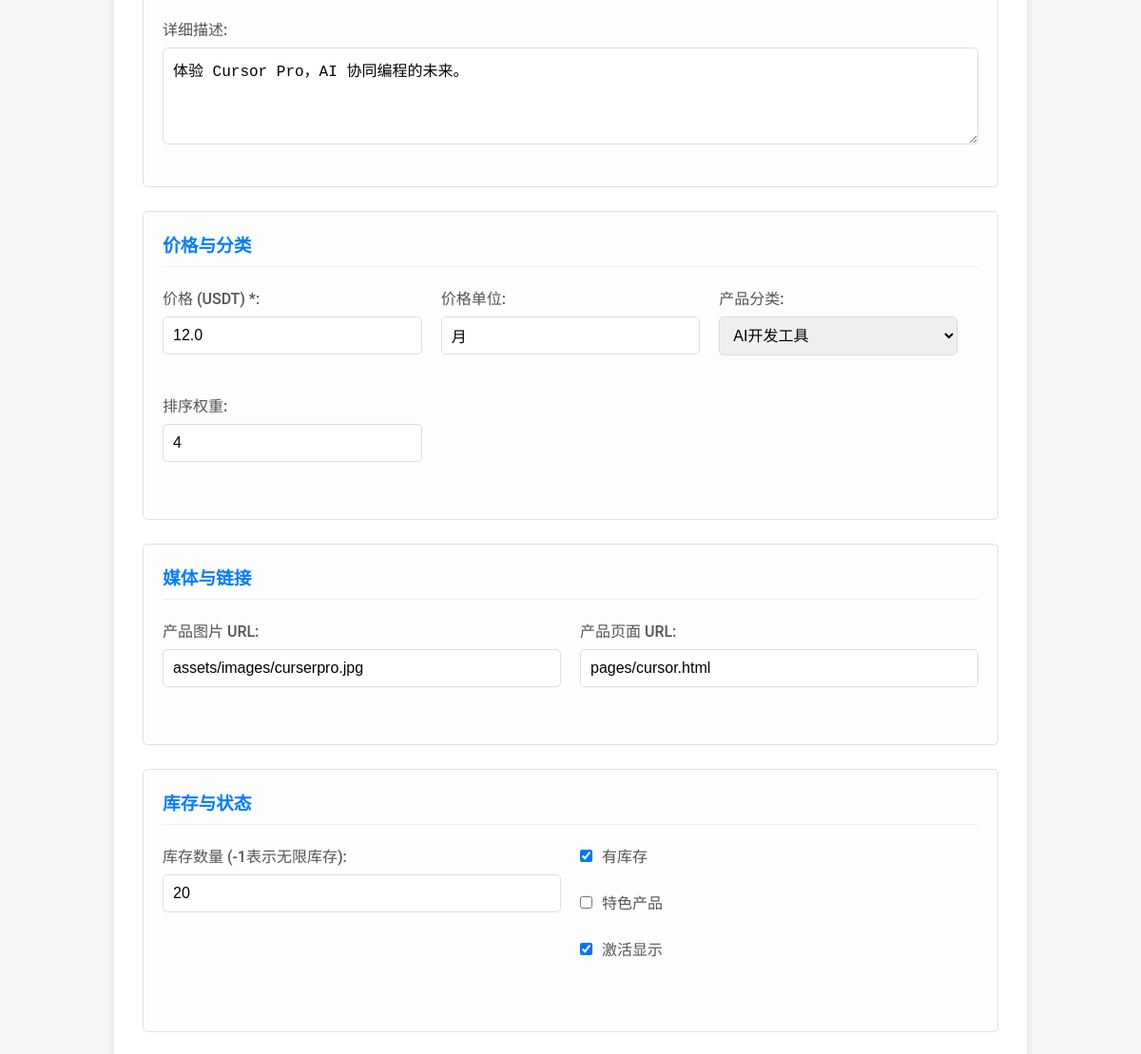
The app's page /admin/products/4/edit (signed in, middle part), older data.
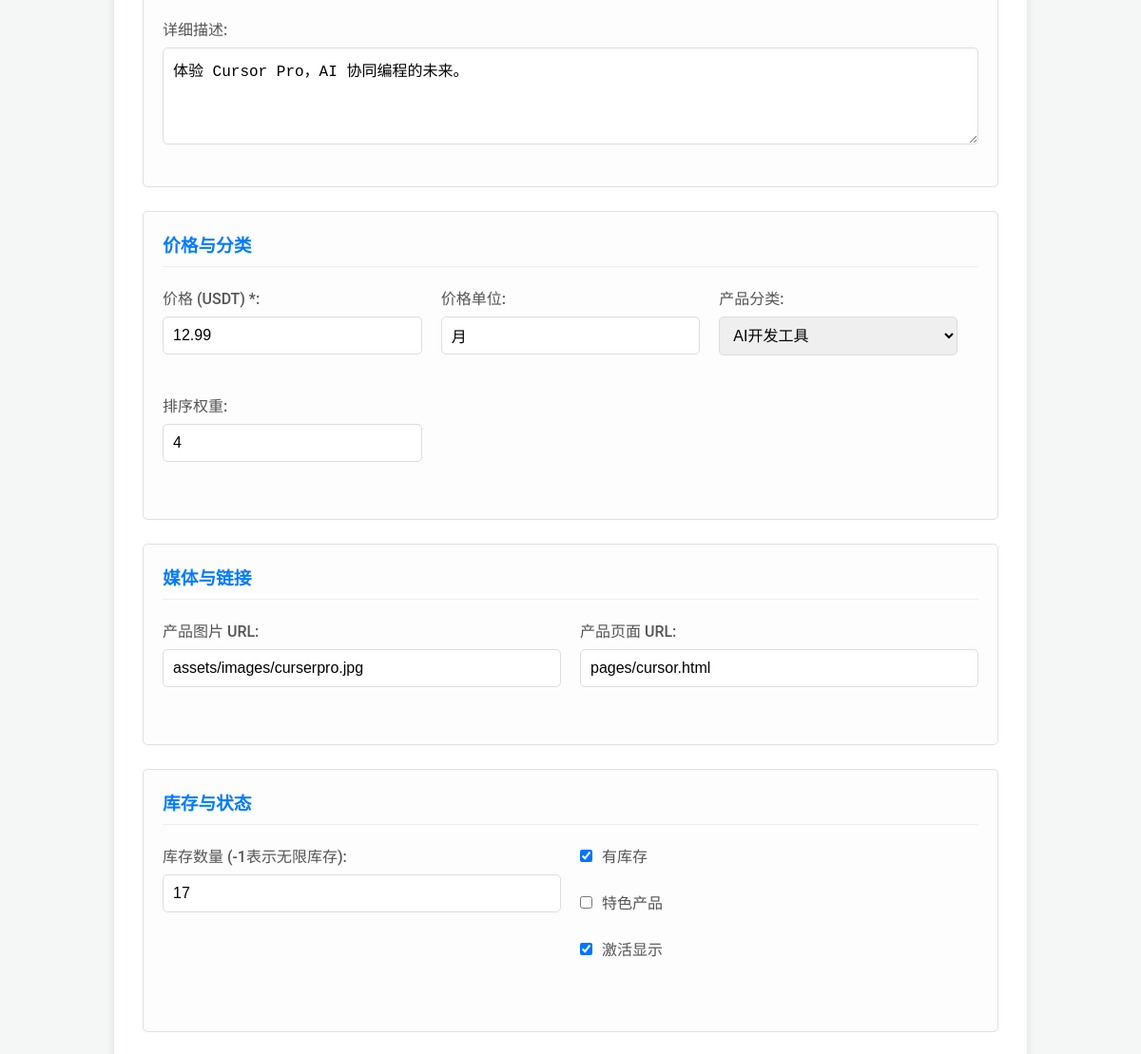
The same page, newer data.
### backend/database.py (models this page shows, shortened)
class Product(db.Model):
    id = db.Column(db.Integer, primary_key=True)
    name = db.Column(db.String(100), nullable=False)
    slug = db.Column(db.String(100), unique=True, nullable=False)  # URL友好的标识符，如 'chatgpt-pro'
    description = db.Column(db.Text)
    short_description = db.Column(db.String(200))  # 用于卡片显示的简短描述
    price_usd = db.Column(db.Float, nullable=False)
    price_unit = db.Column(db.String(20), default='月')  # 价格单位，如 '月', '200 Credit'
    image_url = db.Column(db.String(200))
    page_url = db.Column(db.String(200))  # 产品详情页面URL，如 'pages/chatgpt.html'
    in_stock = db.Column(db.Boolean, default=True)
    stock_quantity = db.Column(db.Integer, default=999)  # -1 表示无限库存
    is_featured = db.Column(db.Boolean, default=False)  # 是否为特色产品
    is_active = db.Column(db.Boolean, default=True)  # 是否激活显示
    sort_order = db.Column(db.Integer, default=0)  # 用于排序显示
    category = db.Column(db.String(50), default='AI工具')  # 产品分类
    features = db.Column(db.Text)  # JSON字符串，存储产品特性列表
    seo_title = db.Column(db.String(200))
    seo_description = db.Column(db.String(500))
    seo_keywords = db.Column(db.String(500))
    created_at = db.Column(db.DateTime, default=db.func.current_timestamp())
    updated_at = db.Column(db.DateTime, default=db.func.current_timestamp(), onupdate=db.func.current_timestamp())

### backend/app.py (the view, shortened to what this page needs)
@app.route('/admin/products/<int:product_id>/edit', methods=['GET', 'POST'])
@admin_required
def admin_edit_product_page(product_id):
    import json
    product = Product.query.get_or_404(product_id)
    features_text = ''
    if product.features:
        try:
            features_list = json.loads(product.features)
            features_text = '\n'.join(features_list)
        except:
            features_text = ''
    return render_template('admin/edit_product.html', product=product, features_text=features_text)

### backend/app.py (called while the page is built)
def admin_required(f):
    @wraps(f)
    def decorated_function(*args, **kwargs):
        if 'user_id' not in session:
            return redirect(url_for('login'))
        user = User.query.get(session['user_id'])
        if not user or not user.is_admin or not user.is_active:
            flash('需要管理员权限才能访问此页面', 'error')
            return redirect(url_for('login'))
        return f(*args, **kwargs)
    return decorated_function

### templates/admin/edit_product.html (shortened to what this page needs)
<!DOCTYPE html>
<html lang="zh-CN">
<head>
</head>
<body>
    <div class="container">
        <form method="POST" action="{{ url_for('admin_edit_product_page', product_id=product.id) }}">
            <div class="form-group">
                <div>
                    <label for="description">详细描述:</label>
                    <textarea id="description" name="description">{{ product.description or '' }}</textarea>
                </div>
            </div>
            <div class="form-group">
                <h3>价格与分类</h3>
                <div class="form-grid">
                    <div>
                        <label for="price_usd">价格 (USDT) *:</label>
                        <input type="number" step="0.01" id="price_usd" name="price_usd" value="{{ product.price_usd }}" required>
                    </div>
                    <div>
                        <label for="price_unit">价格单位:</label>
                        <input type="text" id="price_unit" name="price_unit" value="{{ product.price_unit }}">
                    </div>
                    <div>
                        <label for="category">产品分类:</label>
                        <select id="category" name="category">
                            <option value="AI开发工具" {{ 'selected' if product.category == 'AI开发工具' else '' }}>AI开发工具</option>
                        </select>
                    </div>
                    <div>
                        <label for="sort_order">排序权重:</label>
                        <input type="number" id="sort_order" name="sort_order" value="{{ product.sort_order }}">
                    </div>
                </div>
            </div>
            <div class="form-group">
                <h3>媒体与链接</h3>
                <div class="form-grid">
                    <div>
                        <label for="image_url">产品图片 URL:</label>
                        <input type="text" id="image_url" name="image_url" value="{{ product.image_url or '' }}">
                    </div>
                    <div>
                        <label for="page_url">产品页面 URL:</label>
                        <input type="text" id="page_url" name="page_url" value="{{ product.page_url or '' }}">
                    </div>
                </div>
            </div>
            <div class="form-group">
                <h3>库存与状态</h3>
                <div class="form-grid">
                    <div>
                        <label for="stock_quantity">库存数量 (-1表示无限库存):</label>
                        <input type="number" id="stock_quantity" name="stock_quantity" value="{{ product.stock_quantity }}">
                    </div>
                    <div style="display: flex; flex-direction: column; gap: 10px;">
                        <div class="checkbox-group">
                            <input type="checkbox" id="in_stock" name="in_stock" {{ 'checked' if product.in_stock else '' }}>
                            <label for="in_stock">有库存</label>
                        </div>
                        <div class="checkbox-group">
                            <input type="checkbox" id="is_featured" name="is_featured" {{ 'checked' if product.is_featured else '' }}>
                            <label for="is_featured">特色产品</label>
                        </div>
                        <div class="checkbox-group">
                            <input type="checkbox" id="is_active" name="is_active" {{ 'checked' if product.is_active else '' }}>
                            <label for="is_active">激活显示</label>
                        </div>
                    </div>
                </div>
            </div>
        </form>
    </div>
</body>
</html>

### templates/admin/edit_product.html (style rules this page uses)
body { font-family: 'Roboto', sans-serif; background-color: #f4f7f6; margin: 0; padding: 20px; color: #333; }
.container { max-width: 900px; margin: 20px auto; background-color: #fff; padding: 30px; border-radius: 8px; box-shadow: 0 2px 10px rgba(0,0,0,0.1); }
form div { margin-bottom: 20px; }
label { display: block; margin-bottom: 8px; font-weight: 500; color: #555; }
input[type="text"], input[type="url"], input[type="number"], textarea, select { width: calc(100% - 22px); padding: 10px; border: 1px solid #ddd; border-radius: 5px; font-size: 1rem; transition: border-color 0.3s; }
textarea { min-height: 80px; resize: vertical; }
.form-group { border: 1px solid #e0e0e0; padding: 20px; border-radius: 5px; margin-bottom: 25px; background-color: #fdfdfd; }
.form-group h3 { margin-top: 0; margin-bottom: 20px; color: #007bff; border-bottom: 1px solid #eee; padding-bottom: 10px; }
.form-grid { display: grid; grid-template-columns: repeat(auto-fit, minmax(250px, 1fr)); gap: 20px; }
.checkbox-group { display: flex; align-items: center; gap: 10px; margin-bottom: 15px; }
.checkbox-group input[type="checkbox"] { width: auto; margin: 0; }
.checkbox-group label { margin: 0; font-weight: normal; }

Row changes from the older to the newer data that the page shows:
changed Product "体验 Cursor Pro，AI 协同编程的未来。": price_usd "12.0" → "12.99"; stock_quantity "20" → "17"
